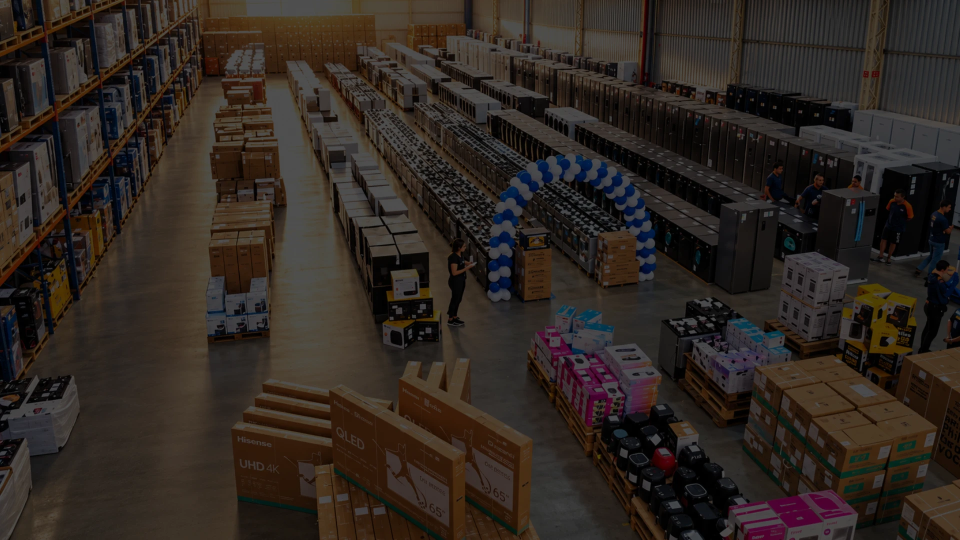
#> input picture video-painel-led/camada_data_fundo.webp, 1920 x 1080 px (shown at 1/2 size)
$ python animar_take1_camadas.py camada_data_fundo.webp arte_take1.webp arte_take1.webp arte_take1.webp 1.0 5
#> lines starting #> are read from the running program, lines starting #| are printed output that depends on the picture; after the words box and inside, x2 and y2 are one past the last pixel; in counts of white or black regions, pixels touching at a corner belong together
"""Take 1 — "Alô, Espírito Santo!" para painel de LED, a partir das camadas separadas.
Uso: python3 render2.py fundo.webp titulo.webp faixa.webp saida.mp4 [duracao_s] [largura altura]"""
import numpy as np, subprocess, sys, math
from PIL import Image
from scipy import ndimage as ndi

BG_F, TIT_F, BAN_F, OUT = sys.argv[1:5]
DUR = float(sys.argv[5]) if len(sys.argv) > 5 else 6.0
W, H = (int(sys.argv[6]), int(sys.argv[7])) if len(sys.argv) > 7 else (1920, 1080)
FPS = 30
K = W / 1920                                  # layout desenhado em 1920 de largura

# ---------- fundo (cobre o quadro inteiro) ----------
b = Image.open(BG_F).convert('RGB')
#> b is the input picture: PIL image 1920x1080 RGB; mean R, G, B 46.9, 38.9, 33.2
s = max(W / b.width, H / b.height)
#> s = 1
b = b.resize((math.ceil(b.width * s), math.ceil(b.height * s)), Image.LANCZOS)
ox, oy = (b.width - W) // 2, (b.height - H) // 2
#> ox = 0; oy = 0
bg = np.asarray(b.crop((ox, oy, ox + W, oy + H))).astype(np.float32) / 255
yy, xx = np.mgrid[0:H, 0:W]
lum = bg.mean(-1)

# centro do giroflex = blob mais claro do terço esquerdo
gl = ndi.gaussian_filter(lum * (xx < W * .3), 25 * K)
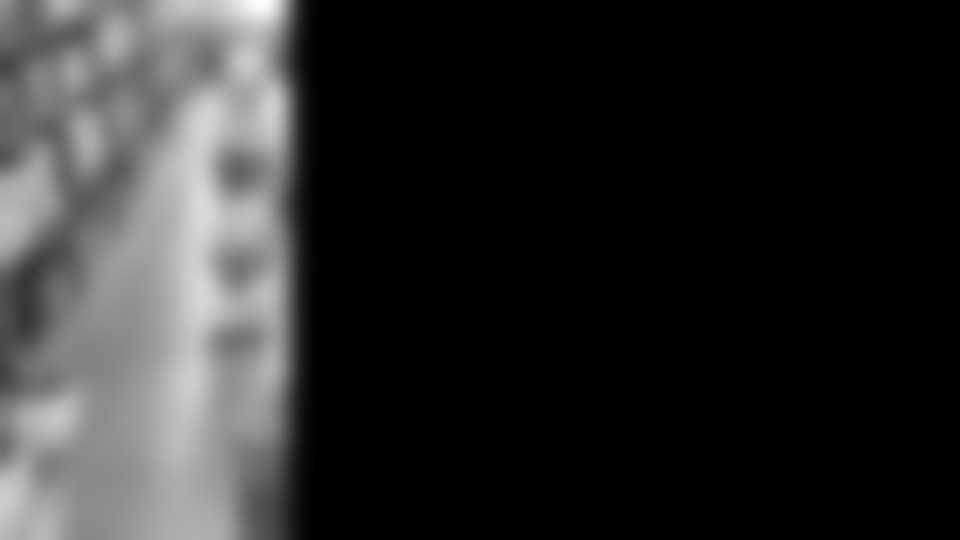
#> gl: shape (1080, 1920) float32 (shown at 1/2 size); min 0, max 0.279, mean 0.0489; drawn with min black and max white
SY, SX = np.unravel_index(gl.argmax(), gl.shape)
#> SY = 0; SX = 520

# ---------- camadas de texto ----------
def load(f, width, cx, cy):
#> called with f = 'arte_take1.webp', width = 1400, cx = 1150, cy = 380
    im = Image.open(f).convert('RGBA'); im = im.crop(im.getbbox())
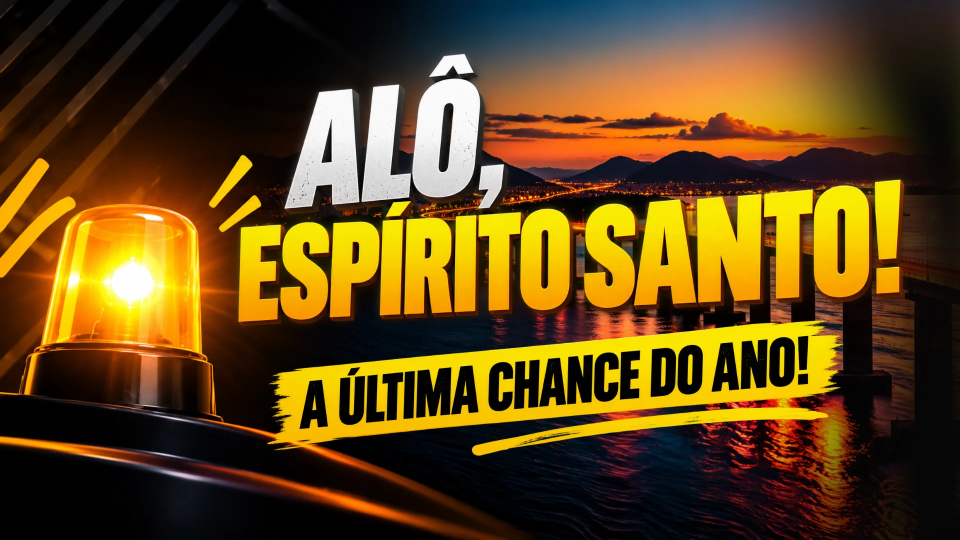
#> input picture video-painel-led/arte_take1.webp, 1920 x 1080 px (shown at 1/2 size)
    sc = width * K / im.width
#> sc = 0.729
    im = im.resize((round(im.width * sc), round(im.height * sc)), Image.LANCZOS)
#> im: PIL image 1400x788 RGBA
    a = np.asarray(im).astype(np.float32) / 255
    return a, int(cx * K - im.width / 2), int(cy * K - im.height / 2)

def split(rgba, x0, y0, labels):
    """Divide uma camada em partes: cada pixel vai para a 'face' rotulada mais próxima."""
    lab = labels.copy()
    idx = ndi.distance_transform_edt(lab == 0, return_distances=False, return_indices=True)
    near = lab[idx[0], idx[1]]
    out = []
    for k in range(1, lab.max() + 1):
        a = rgba.copy(); a[..., 3] *= (near == k)
        ys, xs = np.where(a[..., 3] > .01)
        if len(ys) == 0: continue
        y_0, y_1, x_0, x_1 = ys.min(), ys.max() + 1, xs.min(), xs.max() + 1
        face = (lab[y_0:y_1, x_0:x_1] == k).astype(np.float32)
        out.append(dict(rgba=a[y_0:y_1, x_0:x_1], face=face, x=x0 + x_0, y=y0 + y_0,
                        w=x_1 - x_0, h=y_1 - y_0))
    return out

def sat_of(c): mx, mn = c.max(-1), c.min(-1); return (mx - mn) / (mx + 1e-3)

# título: ALÔ, | ESPÍRITO | SANTO!
T, tx, ty = load(TIT_F, 1400, 1150, 380)
#> tx = 450; ty = -14
c, a = T[..., :3], T[..., 3]
#> a: shape (788, 1400) float32; every value is 1
solid = a > .9
#> solid: shape (788, 1400) bool; every value is 1
white_face = solid & (sat_of(c) < .18) & (c.mean(-1) > .55)
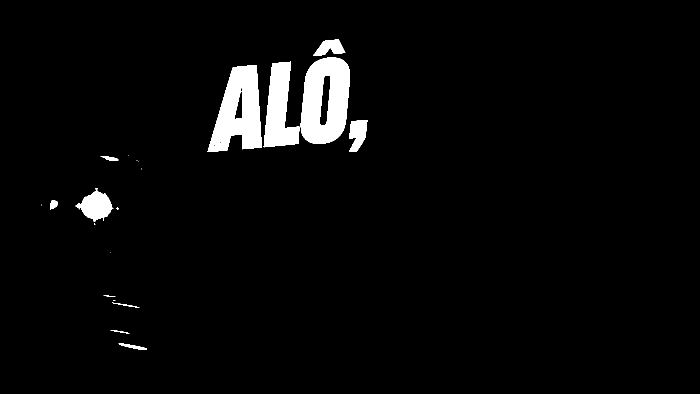
#> white_face: shape (788, 1400) bool (shown at 1/2 size); 3.5% white; 23 white regions (11 under 20 px), largest, box (x1, y1, x2, y2) and area: (601, 115, 700, 288) 12762, (415, 130, 524, 304) 11771, (527, 123, 599, 295) 7464
yel_face = solid & (sat_of(c) > .5) & (c[..., 0] > .7)
#> yel_face: shape (788, 1400) bool; 25.1% white; 273 white regions (205 under 20 px), largest, box (x1, y1, x2, y2) and area: (292, 457, 1229, 683) 63379, (708, 73, 1205, 244) 51681, (35, 278, 326, 614) 42060
lab = np.zeros(a.shape, np.int32)
lab[white_face] = 1
cut = T.shape[1] * (980 - 66) / (1853 - 66)   # vão entre "ESPÍRITO" e "SANTO!"
#> cut = 716.1
lab[yel_face & (np.arange(T.shape[1])[None] < cut)] = 2
lab[yel_face & (np.arange(T.shape[1])[None] >= cut)] = 3
ALO, ESP, SAN = split(T, tx, ty, lab)
#> in split, `lab = labels.copy()`: lab: shape (788, 1400) int32; 4 distinct labels, from 0 to 3
#> in split, `near = lab[idx[0], idx[1]]`:
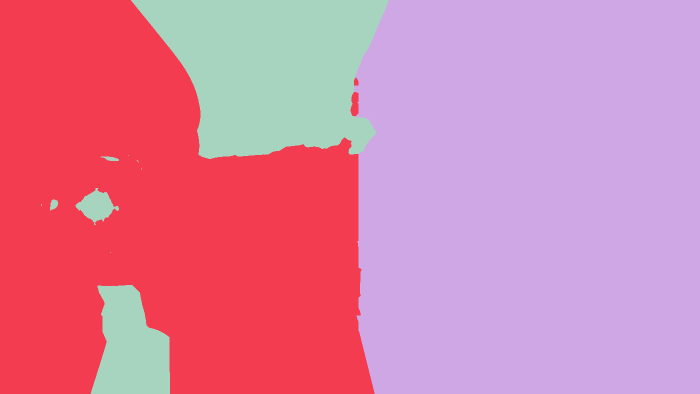
#> near: shape (788, 1400) int32 (shown at 1/2 size); 3 distinct labels, from 1 to 3; one colour per label, 0 black
#> the loop in split, `for k in range(1, lab.max() + 1):` made 3 passes
#> (x_0, x_1) on passes 1 to 3: (82, 778), (0, 749), (708, 1400)
#> pass 1, in split, `face = (lab[y_0:y_1, x_0:x_1] == k).astype(np.float32)`:
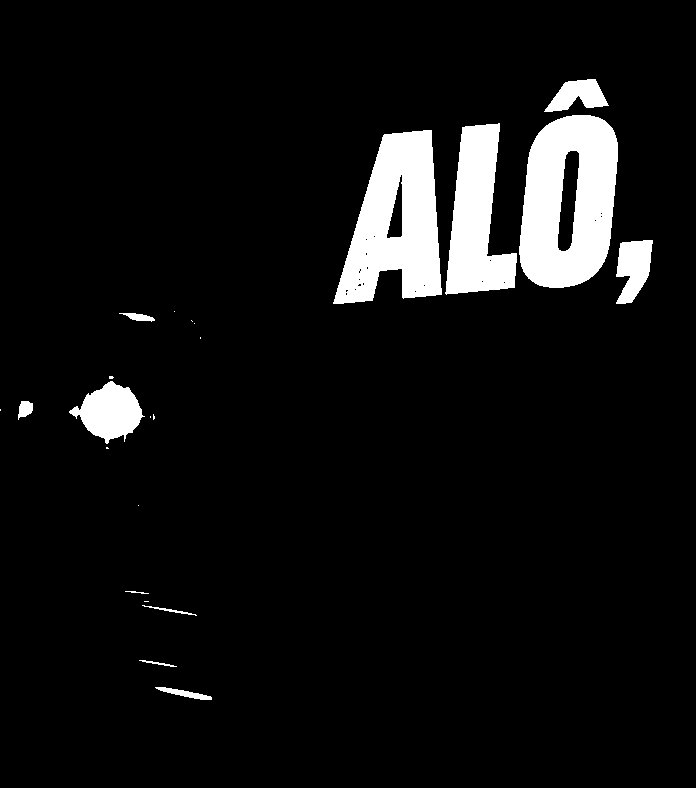
#> face: shape (788, 696) float32; values 0 (black) and 1 (white), 7% white; 23 white regions (11 under 20 px), largest, box (x1, y1, x2, y2) and area: (519, 115, 618, 288) 12762, (333, 130, 442, 304) 11771, (445, 123, 517, 295) 7464
#> after the loop in split, `for k in range(1, lab.max() + 1):`:
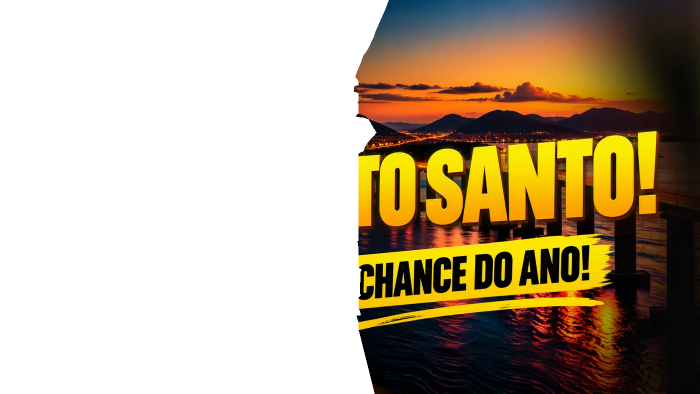
#> a: shape (788, 1400, 4) float32 (shown at 1/2 size); mean R, G, B, A 0.384, 0.279, 0.0949, 0.481; transparent parts drawn white
#> after the loop in split, `for k in range(1, lab.max() + 1):`: out = 3 items
#> ALO = 6 items; ESP = 6 items; SAN = 6 items

# faixa: pincelada | sublinhado | palavras pretas
Bn, bx, by = load(BAN_F, 1180, 1110, 770)
#> bx = 520; by = 438
c, a = Bn[..., :3], Bn[..., 3]
#> c: shape (664, 1180, 3) float32
#> a: shape (664, 1180) float32; every value is 1
dark = (a > .5) & (c.max(-1) < .3)
#> dark: shape (664, 1180) bool; 55.1% white; 336 black regions (272 under 20 px), largest, box (x1, y1, x2, y2) and area: (0, 144, 1124, 625) 213858, (491, 0, 1089, 253) 99879, (349, 109, 442, 262) 8658
dark = ndi.binary_opening(dark, iterations=1)
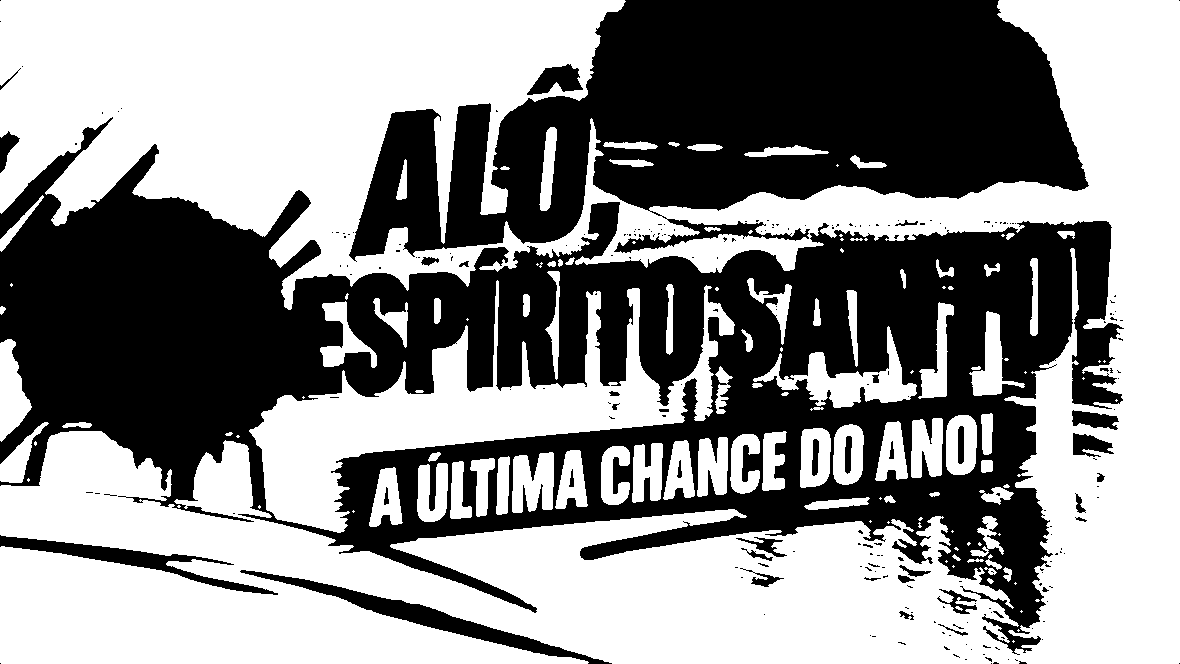
#> dark: shape (664, 1180) bool; 54.6% white; 228 black regions (189 under 20 px), largest, box (x1, y1, x2, y2) and area: (0, 117, 1124, 655) 227193, (349, 0, 1089, 262) 114543, (240, 570, 612, 664) 4336
comp, n = ndi.label(a > .9)
#> comp: shape (664, 1180) int32; every value is 1
#> n = 1
sizes = ndi.sum(np.ones_like(a), comp, range(1, n + 1))
#> sizes = [783520]
order = np.argsort(sizes)[::-1] + 1
#> order = [1]
#> (the run stopped early here; a loop or call above may not have finished)
